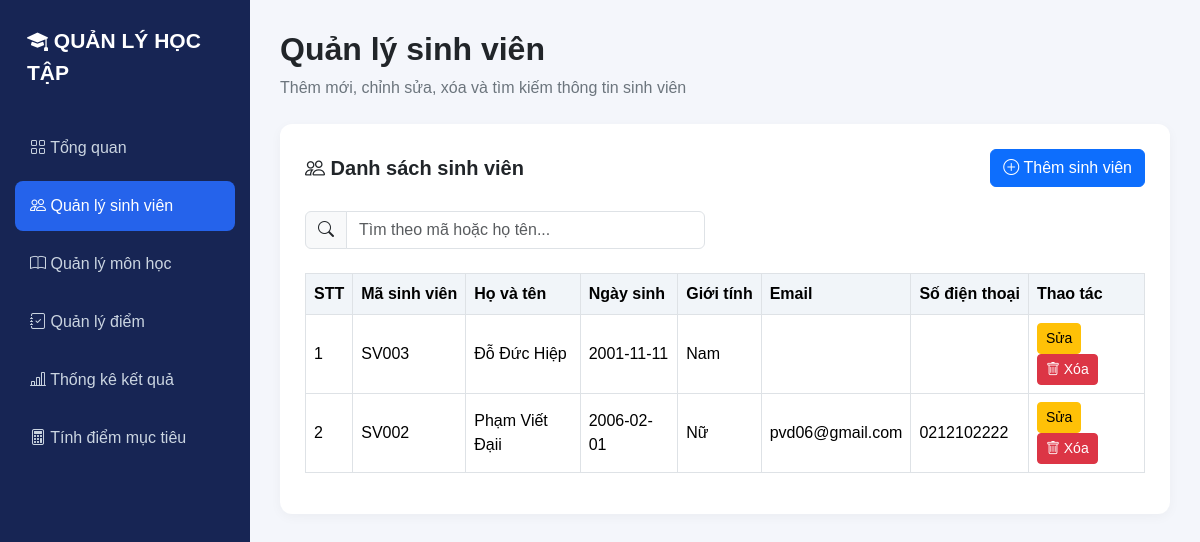
Page /sinh-vien on the committed database.
### tables this page shows
CREATE TABLE sinh_vien (
            id INTEGER PRIMARY KEY AUTOINCREMENT,
            ma_sv TEXT UNIQUE NOT NULL,
            ho_ten TEXT NOT NULL,
            ngay_sinh TEXT,
            gioi_tinh TEXT,
            email TEXT,
            so_dien_thoai TEXT
        );

### app.py (the view)
@app.route("/sinh-vien")
def danh_sach_sinh_vien():
    conn = get_db_connection()
    sinh_viens = conn.execute(
        "SELECT * FROM sinh_vien ORDER BY id DESC"
    ).fetchall()
    conn.close()
    return render_template(
        "sinh_vien.html",
        sinh_viens=sinh_viens
    )

### app.py (called while the page is built)
def get_db_connection():
    conn = sqlite3.connect("database/quanly.db")
    conn.row_factory = sqlite3.Row
    return conn

### templates/sinh_vien.html (shortened to what this page needs)
<!DOCTYPE html>
<html lang="vi">
<head>
    <link href="https://cdn.jsdelivr.net/npm/bootstrap@5.3.3/dist/css/bootstrap.min.css" rel="stylesheet">
    <link href="https://cdn.jsdelivr.net/npm/bootstrap-icons@1.11.3/font/bootstrap-icons.css" rel="stylesheet">
</head>
<body>
    <div class="sidebar">
        <div class="brand">
            <i class="bi bi-mortarboard-fill"></i>
            QUẢN LÝ HỌC TẬP
        </div>
<div class="menu">
    <a href="{{ url_for('trang_chu') }}">
        <i class="bi bi-grid"></i>
        <span>Tổng quan</span>
    </a>
    <a href="{{ url_for('danh_sach_sinh_vien') }}" class="active">
        <i class="bi bi-people"></i>
        <span>Quản lý sinh viên</span>
    </a>
    <a href="{{ url_for('danh_sach_mon_hoc') }}">
        <i class="bi bi-book"></i>
        <span>Quản lý môn học</span>
    </a>
    <a href="{{ url_for('danh_sach_diem') }}">
    <i class="bi bi-journal-check"></i>
    <span>Quản lý điểm</span>
</a>
    <a href="#">
        <i class="bi bi-bar-chart-line"></i>
        <span>Thống kê kết quả</span>
    </a>
   <a href="{{ url_for('tinh_diem_muc_tieu') }}">
    <i class="bi bi-calculator"></i>
    <span>Tính điểm mục tiêu</span>
</a>
</div>
    </div>
    <div class="main">
        <h2 class="fw-bold mb-2">Quản lý sinh viên</h2>
        <p class="text-secondary mb-4">
            Thêm mới, chỉnh sửa, xóa và tìm kiếm thông tin sinh viên
        </p>
        <div class="content-card">
            <div class="d-flex flex-wrap justify-content-between align-items-center gap-3 mb-4">
                <h5 class="fw-bold mb-0">
                    <i class="bi bi-people"></i>
                    Danh sách sinh viên
                </h5>
               <button class="btn btn-primary" data-bs-toggle="modal"
        data-bs-target="#modalThemSinhVien">
    <i class="bi bi-plus-circle"></i>
    Thêm sinh viên
</button>
            </div>
            <div class="input-group mb-4" style="max-width: 400px;">
                <span class="input-group-text">
                    <i class="bi bi-search"></i>
                </span>
                <input type="text" class="form-control"
       id="timKiemSinhVien"
       placeholder="Tìm theo mã hoặc họ tên...">
            </div>
            <div class="table-responsive">
                <table class="table table-bordered table-hover align-middle">
                    <thead>
                        <tr>
                            <th>STT</th>
                            <th>Mã sinh viên</th>
                            <th>Họ và tên</th>
                            <th>Ngày sinh</th>
                            <th>Giới tính</th>
                            <th>Email</th>
                            <th>Số điện thoại</th>
                            <th>Thao tác</th>
                        </tr>
                    </thead>
                    <tbody id="danhSachSinhVien">
    {% for sv in sinh_viens %}
    <tr>
        <td>{{ loop.index }}</td>
        <td>{{ sv.ma_sv }}</td>
        <td>{{ sv.ho_ten }}</td>
        <td>{{ sv.ngay_sinh or '' }}</td>
        <td>{{ sv.gioi_tinh or '' }}</td>
        <td>{{ sv.email or '' }}</td>
        <td>{{ sv.so_dien_thoai or '' }}</td>
<td>
   <a href="{{ url_for('form_sua_sinh_vien', id=sv.id) }}"
   class="btn btn-sm btn-warning">
    Sửa
</a>
<button type="button"
        class="btn btn-sm btn-danger btn-mo-xoa"
        data-bs-toggle="modal"
        data-bs-target="#xacNhanXoaSinhVien"
        data-form-id="formXoaSinhVien{{ sv.id }}">
    <i class="bi bi-trash"></i> Xóa
</button>
</td>
    </tr>
    {% else %}
    <tr>
        <td colspan="8" class="text-center text-secondary py-4">
            Chưa có dữ liệu sinh viên
        </td>
    </tr>
    {% endfor %}
</tbody>
                </table>
            </div>
        </div>
    </div>
</body>
</html>

### templates/sinh_vien.html (style rules this page uses)
body { background: #f4f6fb; font-family: Arial, sans-serif; }
.sidebar { width: 250px; min-height: 100vh; background: #172554; position: fixed; top: 0; left: 0; padding: 25px 15px; color: white; }
.brand { font-size: 21px; font-weight: bold; margin-bottom: 35px; padding-left: 12px; }
.menu a { display: block; color: #cbd5e1; text-decoration: none; padding: 13px 15px; border-radius: 8px; margin-bottom: 8px; }
.menu a:hover, .menu a.active { background: #2563eb; color: white; }
.main { margin-left: 250px; padding: 30px; }
.content-card { background: white; border: none; border-radius: 12px; padding: 25px; box-shadow: 0 3px 12px #0000000a; }
.table th { background: #f1f5f9; white-space: nowrap; }

### rows in the picture
sinh_vien: ma_sv "SV003", ho_ten "Đỗ Đức Hiệp", ngay_sinh "2001-11-11", gioi_tinh "Nam"
sinh_vien: ma_sv "SV002", ho_ten "Phạm Viết Đạii", ngay_sinh "2006-02-01", gioi_tinh "Nữ", email "pvd06@gmail.com", so_dien_thoai "0212102222"
